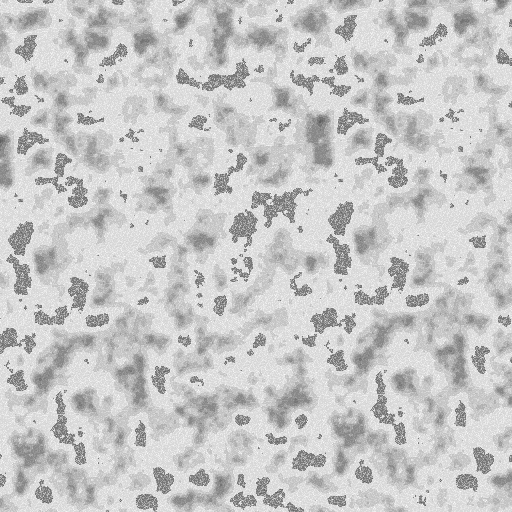
Frame 1 (no input)
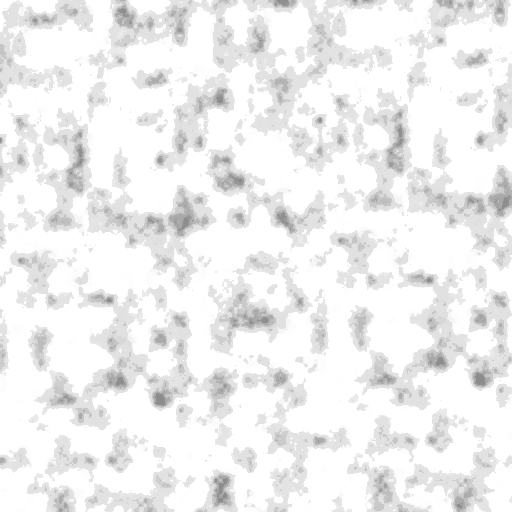
Frame 60 (the mouse pressed at the canvas centre just before this capture)
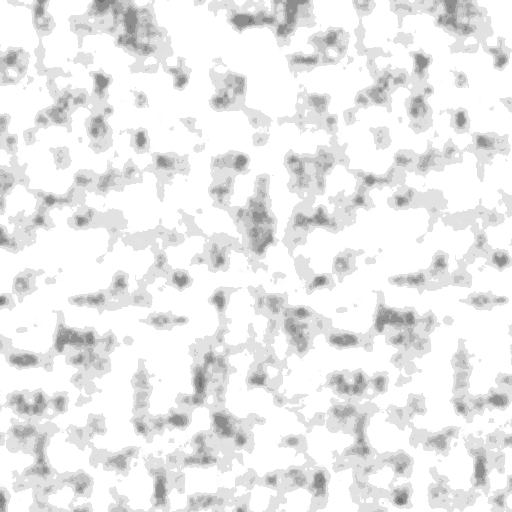
Frame 120 (the mouse held since frame 60 and released just before this capture)

The Processing sketch that drew these frames (run headless with seeded random() and noise(); from frame 60 on, the mouse is pressed at the canvas centre):

// Processing sketch: biome_generator
// ── biome_generator.pde
import java.util.Arrays;

color[] pal;

void setup() {
  size(512, 512);
  frameRate(60);

  float[] prob = {0.7, 0.3, 0.1, 0.05, 0.05, 0.1, 0.07, 0.03, 0.1};
  Arrays.sort(prob);
  float[] probIntegral = new float[prob.length];
  float scale = 10;

  for (int i = 0; i < probIntegral.length; i++) {
    float sum = 0;
    for (int j = i; j >= 0; j--) {
      sum += prob[j];
    }
    probIntegral[i] = sum;
  }
  
  pal = new color[prob.length];
  for (int i = 0; i < prob.length; i++) {
    pal[i] = (int) map(i, 0, prob.length, 255, 0);
  }
  
  for (int x = 0; x < width; x++) {
    for (int y = 0; y < height; y++) {
      float p = noise(scale * x, scale * y);
      for (int i = 0; i < probIntegral.length - 1; i++) {
        if (probIntegral[i] <= p && p <= probIntegral[i + 1]) {
          stroke(pal[i]);
          point(x, y);
        }
      }
    }
  }
}

void draw() {
  float[] prob = {0.3, 0.2, 0.1, 0.05, 0.05, 0.1, 0.07, 0.03, 0.1};
  float[] probIntegral = new float[prob.length];
  float scale = 0.05;

  for (int i = 0; i < probIntegral.length; i++) {
    float sum = 0;
    for (int j = i; j >= 0; j--) {
      sum += prob[j];
    }
    probIntegral[i] = sum;
  }
  
  for (int x = 0; x < width; x++) {
    for (int y = 0; y < height; y++) {
      float p = noise(scale * x, scale * y, sqrt(frameCount));
      for (int i = 0; i < probIntegral.length - 1; i++) {
        if (probIntegral[i] <= p && p <= probIntegral[i + 1]) {
          stroke(pal[i]);
          point(x, y);
        }
      }
    }
  }
}
